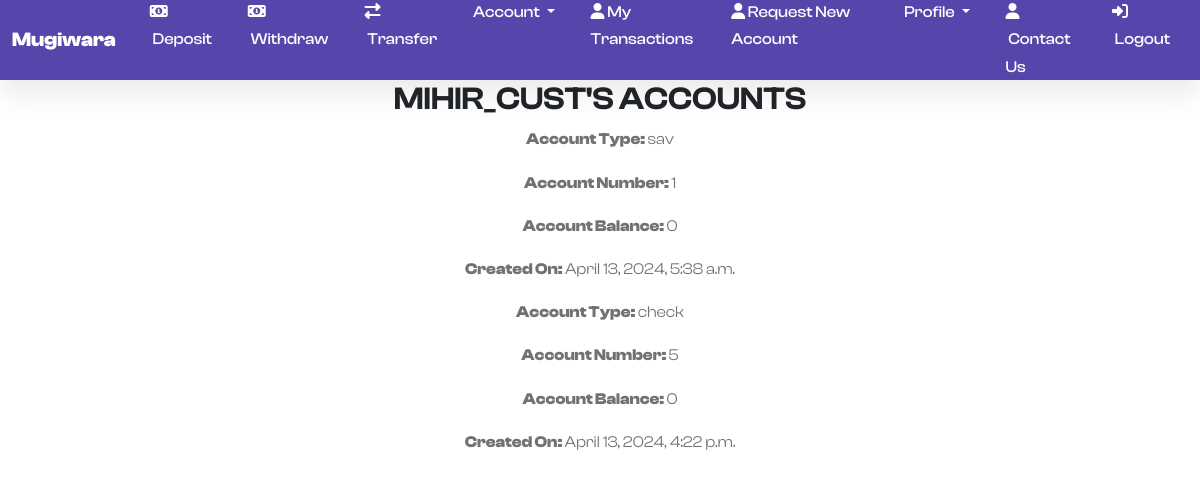
The app's page /accounts/ (signed in), older data.
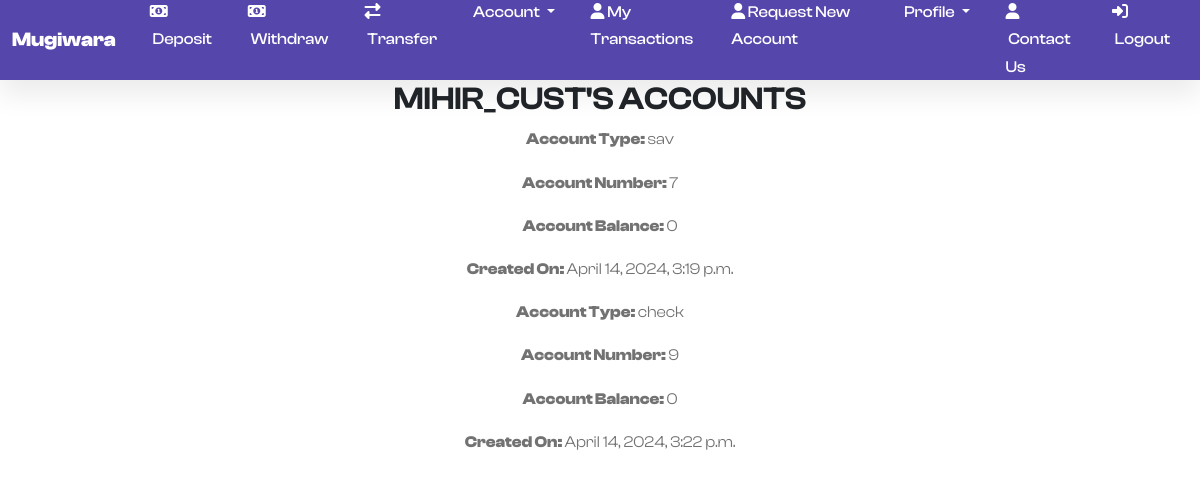
The same page, newer data.
### users/models.py (models this page shows, shortened)
class Account(models.Model):
    account_types = {
        'sav': 'Savings Account',
        'check': 'Checking Account'
    }
    account_status = {
        'o': 'Open',
        'c': 'Close',
    }
    modification_status = {
       'pending': 'Waiting for approval',
       'rejected': 'Rejected',
       'approved': 'Approved'
    }
    account_number = models.AutoField(primary_key = True)
    account_type = models.CharField(max_length = 128, choices = account_types)
    banking_user = models.ForeignKey('BankingUser', on_delete = models.CASCADE, related_name = 'banking_user')
    account_bal = models.BigIntegerField(default = 0)
    created_on = models.DateTimeField(auto_now_add = True)
    account_status = models.CharField(max_length = 32, choices = account_status, default = 'o')
    closed_on = models.DateTimeField(blank = True, null = True)
    modification_status = models.CharField(max_length = 32, choices = modification_status, default = 'pending')

### users/views.py (the view)
# urls.py: path('accounts/', views.accounts, name = 'accounts'),
@login_required
def accounts(request):
    u = request.user
    banking_user = BankingUser.objects.get(user = u)
    accounts = Account.objects.filter(banking_user = banking_user)
    context = {
        'accounts': accounts,
    }
    return render(request, 'users/accounts.html', context)

### users/templates/users/accounts.html (shortened to what this page needs)
{% extends 'users/base.html' %}
{% load crispy_forms_tags %}
{% block content %}
<!DOCTYPE html>
<html lang="en">
<head>
    <link rel="stylesheet" href="../../static/users/asset/css/accounts.css">
</head>
<body>
    <h2 class="text-center text-uppercase">{{ user.username }}'s Accounts</h2>
    {% for account in accounts %}
    <div class="container forget-password">
        <div class="row">
            <div class="col-md-12 col-md-offset-4">
                <div class="panel panel-default">
                    <div class="panel-body">
                        <div class="text-center">
                            <p><strong>Account Type: </strong>{{account.account_type}}</p>
                            <p><strong>Account Number: </strong>{{account.account_number}}</p>
                            <p><strong>Account Balance: </strong>{{account.account_bal}}</p>
                            <p><strong>Created On: </strong>{{account.created_on}}</p>
                        </div>
                    </div>
                </div>
            </div>
        </div>
    </div>
    {% endfor %}
</body>
</html>
{% endblock %}

### users/templates/users/base.html (shortened to what this page needs)
{% load static %}
<!DOCTYPE html>
<html lang="en">
<head>
    <link rel="stylesheet" href="https://cdn.jsdelivr.net/npm/bootstrap@5.1.3/dist/css/bootstrap.min.css">
    <link rel="stylesheet" href="https://cdnjs.cloudflare.com/ajax/libs/font-awesome/4.7.0/css/font-awesome.min.css">
    <link rel="stylesheet" href="{% static 'users/assets1/css/styles.min.css' %}">
    <link rel="stylesheet" href="https://cdn.jsdelivr.net/npm/bootstrap@5.2.0/dist/css/bootstrap.min.css">
    <link href="https://cdn.jsdelivr.net/npm/remixicon@2.5.0/fonts/remixicon.css" rel="stylesheet">
    <link rel="stylesheet" href="https://cdn.jsdelivr.net/npm/@fancyapps/ui@4.0/dist/fancybox.css">
    <link rel="stylesheet" href="https://unpkg.com/aos@next/dist/aos.css" />
    <link rel="stylesheet" href="{% static 'users/asset/css/style.css' %}">
    <link rel="stylesheet" href="{% static 'users/asset/css/login_register.css' %}">
    <link href="https://unpkg.com/simple-keyboard/build/css/index.css" rel="stylesheet">
</head>
<body>
    {% if user.is_authenticated %}
    <div>
        <nav class="navbar navbar-light navbar-expand-md sticky-top navigation-clean-button"
            style="height:80px;background-color:#5546ab;color:#ffffff;">
            <div class="container-fluid"><a class="navbar-brand" href="{% url  'mugiwara' %}">Mugiwara</a>
                <div class="collapse navbar-collapse" id="navcol-1">
                    <ul class="navbar-nav ms-auto">
                        {% if user.user.usertype == 'eu_cust' %}
                        {% if user.user.banking_user.exists %}
                        <li class="nav-item"><a class="nav-link" style="color:#ffffff;" href="/credit"><i
                                    class="fa fa-money"></i>&nbsp;Deposit</a></li>
                        <li class="nav-item"><a class="nav-link" style="color:#ffffff;" href="/debit"><i
                                    class="fa fa-money"></i>&nbsp;Withdraw</a></li>
                        <li class="nav-item"><a class="nav-link" style="color:#ffffff;" href="/create_transaction"><i
                                    class="fa fa-exchange"></i>&nbsp;Transfer</a></li>
                        <li class="nav-item dropdown">
                            <a class="nav-link dropdown-toggle" style="color:#ffffff;" href="#"
                                id="navbarDropdownMenuLink" role="button" data-bs-toggle="dropdown"
                                aria-expanded="false">
                                Account
                            </a>
                        </li>
                        <li class="nav-item"><a class="nav-link" style="color:#ffffff;" href="/user_transactions"><i
                                    class="fa fa-user"></i>&nbsp;My Transactions</a></li>
                        {% endif %}
                        <li class="nav-item"><a class="nav-link" style="color:#ffffff;"
                                href="{% url 'create-account' %}"><i class="fa fa-user"></i>&nbsp;Request New
                                Account</a></li>
                        <li class="nav-item dropdown">
                            <a class="nav-link dropdown-toggle" style="color:#ffffff;" href="#"
                                id="navbarDropdownMenuLink" role="button" data-bs-toggle="dropdown"
                                aria-expanded="false">
                                Profile
                            </a>
                        </li>
                        <li class="nav-item"><a class="nav-link" style="color:#ffffff;" href="{% url 'contact' %}"><i
                                    class="fa fa-user"></i>&nbsp;Contact Us</a></li>
                        <li class="nav-item">
                            <form id="frm_logout" class="nav-link" style="color:#ffffff;" action="{% url 'logout' %}"
                                method="post">
                                <a style="color:#ffffff;" href="javascript:{}"
                                    onclick="document.getElementById('frm_logout').submit(); return false;">
                                    <i class="fa fa-sign-in"></i>&nbsp;Logout</a></iclass>
                            </form>
                        </li>
                        {% endif %}
                    </ul>
                </div>
            </div>
        </nav>
    </div>
    {% endif %}
        {% block content %}
        {% endblock %}
</body>
</html>

### users/static/users/asset/css/style.css (style rules this page uses)
:root { --c-dark: #212529; --c-brand: #4e57d4; --c-brand-light: #6970dd; --c-brand-rgb: 78, 87, 212; --c-body: #727272; --font-base: "ClashDisplay", sans-serif; --box-shadow: 0px 15px 25px rgba(0,0,0,0.08); --transition: all 0.5s ease; }
body { font-family: var(--font-base); line-height: 1.7; color: var(--c-body); }
h1, h2, h3,h4, h5, h6, .h1, .h2, .h3, .h4, .h5, .h6 { font-weight: 600; color: var(--c-dark); }
a { text-decoration: none; color: var(--c-brand); transition: var(--transition); }
.navbar { box-shadow: var(--box-shadow); }
.navbar-nav .nav-link { font-weight: 500; color: var(--c-dark); }

Row changes from the older to the newer data that the page shows:
removed Account: account_type "sav", account_number "1", account_bal "0", created_on "April 13, 2024, 5:38 a.m."
removed Account: account_type "check", account_number "5", account_bal "0", created_on "April 13, 2024, 4:22 p.m."
added Account: account_type "sav", account_number "7", account_bal "0", created_on "April 14, 2024, 3:19 p.m."
added Account: account_type "check", account_number "9", account_bal "0", created_on "April 14, 2024, 3:22 p.m."
